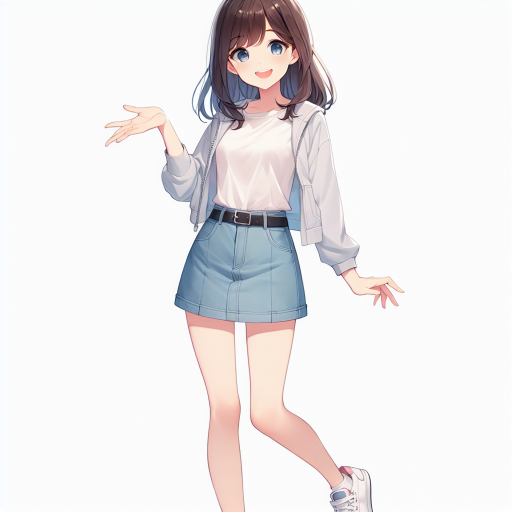
#> input picture assets/characters/female_host.png, 1024 x 1024 px (shown at 1/2 size)
$ python -i video_maker_ffmpeg.py   (imports and definitions only)
#> lines starting #> are read from the running program, lines starting #| are printed output that depends on the picture
"""
FFmpeg-based Video Maker - High performance video generation
Replaces MoviePy with direct FFmpeg commands for better stability and speed.
"""
import subprocess
import os
import shutil
from pathlib import Path
from typing import List, Dict
from PIL import Image, ImageDraw

try:
    from subtitle_generator import generate_ass_subtitles
except ImportError:
    # Fallback/Local import
    import sys
    sys.path.append(str(Path(__file__).parent))
    from subtitle_generator import generate_ass_subtitles

# Video settings
VIDEO_WIDTH = 1920
VIDEO_HEIGHT = 1080
FPS = 30
GRADIENT_HEIGHT_RATIO = 0.35


# [21 lines left out: function _get_ffmpeg_path, not called in this run]

def _apply_gradient_to_background(background_path: Path, output_path: Path) -> Path:
    """Apply gradient to background image using pure PIL (no numpy)"""
#> called with background_path = 'assets/characters/female_host.png', output_path = 'out.png'
    try:
        with Image.open(background_path) as bg:
#> bg is the input picture: PIL image 1024x1024 RGB; mean R, G, B 236.6, 234, 234.4
            bg = bg.convert('RGBA')
#> bg: PIL image 1024x1024 RGBA
            bg = bg.resize((VIDEO_WIDTH, VIDEO_HEIGHT), Image.Resampling.LANCZOS)
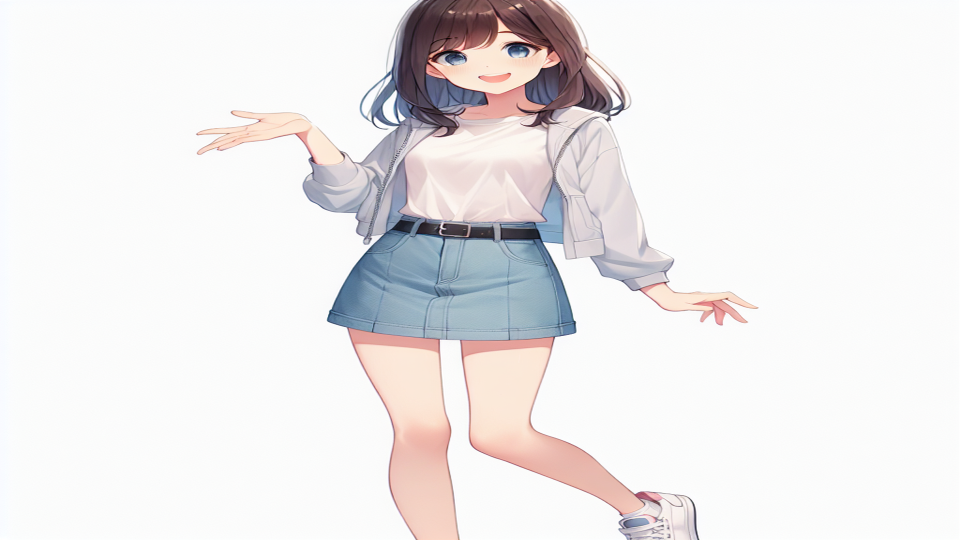
#> bg: PIL image 1920x1080 RGBA (shown at 1/2 size); mean R, G, B, A 236.5, 234, 234.4, 255
            width, height = bg.size
#> width = 1920; height = 1080

            # Create gradient overlay
            # Height of the gradient area
            gradient_height = int(height * GRADIENT_HEIGHT_RATIO)
#> gradient_height = 378
            gradient_start = height - gradient_height
#> gradient_start = 702

            # Create a new transparent image for the gradient
            gradient_img = Image.new('RGBA', (width, height), (0,0,0,0))
#> gradient_img: PIL image 1920x1080 RGBA; every value is 0
            draw = ImageDraw.Draw(gradient_img)

            # Draw lines with increasing opacity
            for y in range(gradient_height):
                # Alpha goes from 0 to 200
                progress = y / gradient_height
                alpha = int(200 * (progress ** 1.5))
                # Draw a horizontal line
                draw.line(
                    [(0, gradient_start + y), (width, gradient_start + y)],
                    fill=(0, 0, 0, alpha)
                )

            # Composite
            result = Image.alpha_composite(bg, gradient_img)
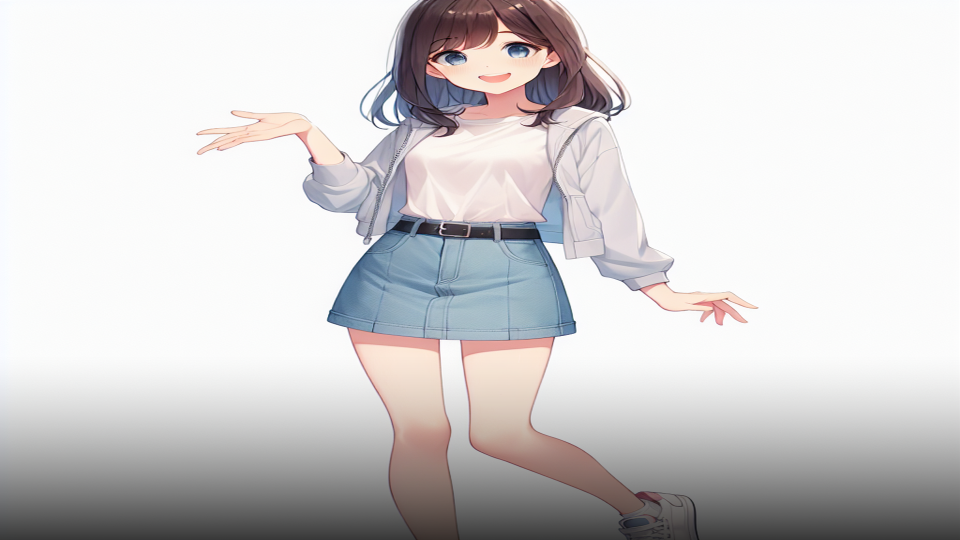
#> result: PIL image 1920x1080 RGBA (shown at 1/2 size); mean R, G, B, A 209.6, 207.5, 208, 255
            result = result.convert('RGB')
#> result: PIL image 1920x1080 RGB
            result.save(output_path, 'PNG')

            return output_path
    except Exception as e:
        print(f"[VideoMaker] Gradient application failed: {e}")
        return background_path

# [82 lines left out: functions make_podcast_video_ffmpeg, make_podcast_video, not called in this run]

# [2 lines not run here, left out]

>>> result = _apply_gradient_to_background('assets/characters/female_host.png', 'out.png')

$ run again, on assets/characters/male_host.png
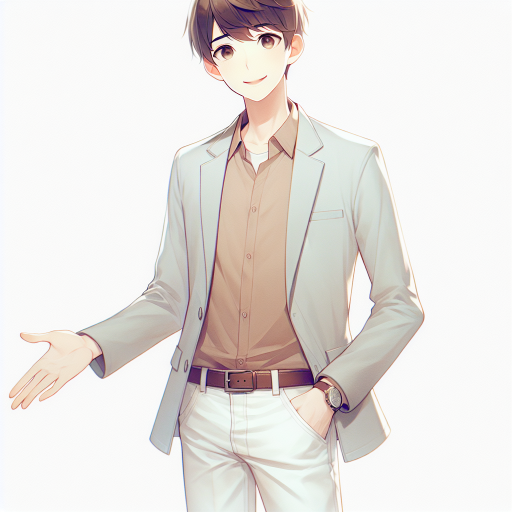
#> input picture assets/characters/male_host.png, 1024 x 1024 px (shown at 1/2 size)
#> in _apply_gradient_to_background, bg is the input picture: PIL image 1024x1024 RGB; mean R, G, B 231.3, 226.7, 223.3
#> in _apply_gradient_to_background, `bg = bg.resize((VIDEO_WIDTH, VIDEO_HEIGHT), Image.Resampling.LANCZOS)`:
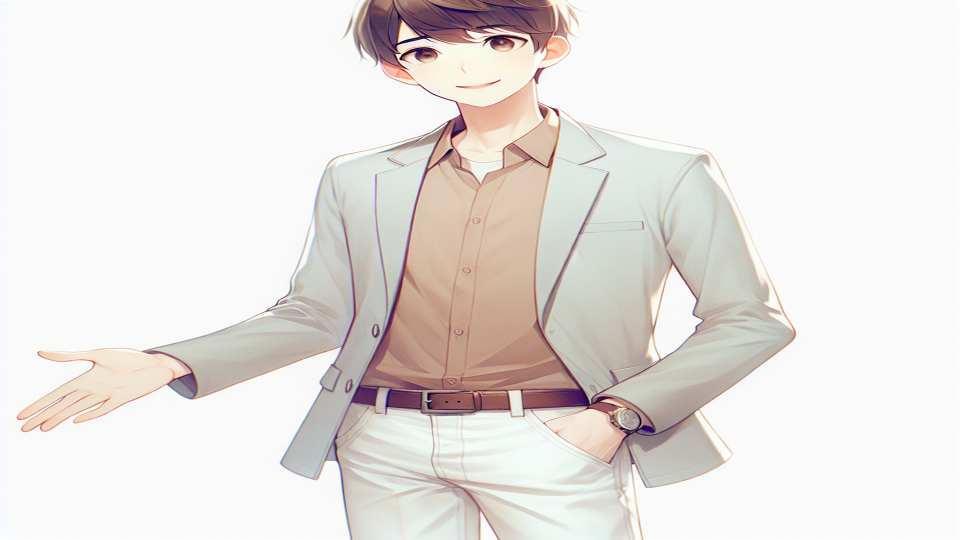
#> bg: PIL image 1920x1080 RGBA (shown at 1/2 size); mean R, G, B, A 231.3, 226.7, 223.3, 255
#> gradient_img: PIL image 1920x1080 RGBA; every value is 0
#> in _apply_gradient_to_background, `result = Image.alpha_composite(bg, gradient_img)`:
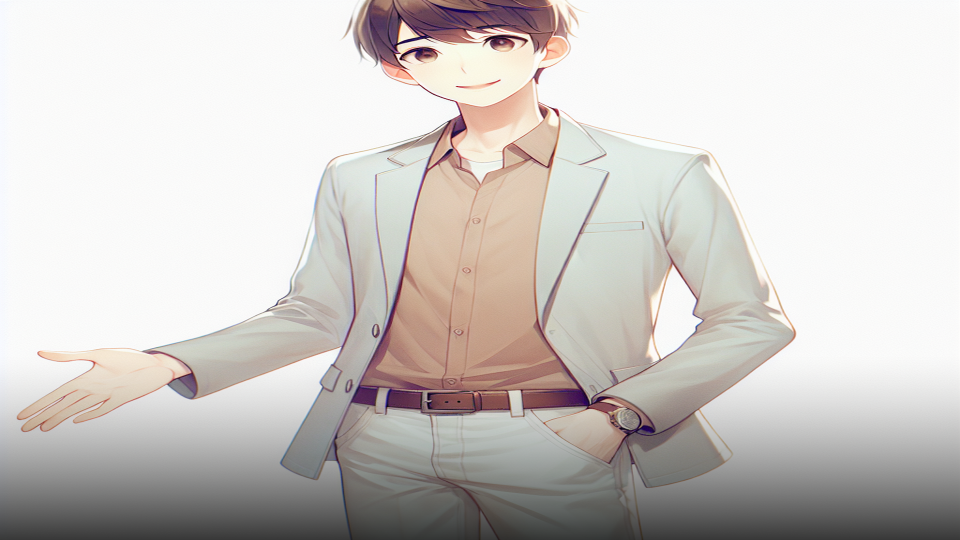
#> result: PIL image 1920x1080 RGBA (shown at 1/2 size); mean R, G, B, A 205.6, 201, 197.9, 255
